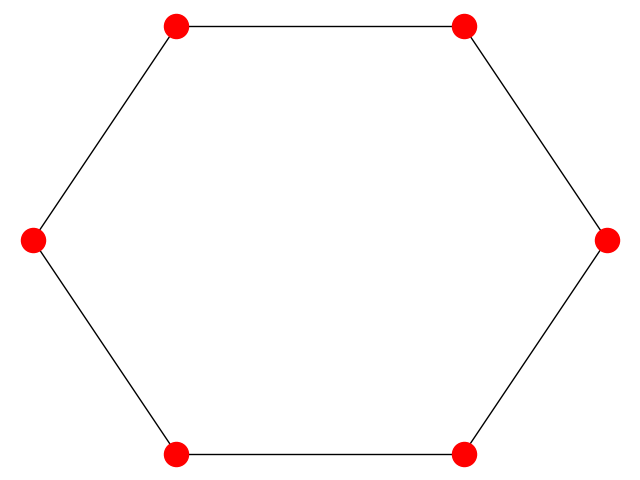

The Python source for this figure:
# https://www.udacity.com/wiki/creating-network-graphs-with-python
# A very, very simple plot

import networkx as nx
import matplotlib.pyplot as plt

def draw_graph(graph):
    # Extract nodes from graph
    nodes = set([n1 for n1, n2 in graph] + [n2 for n1, n2 in graph])

    # Create networkx graph
    G = nx.Graph()

    # Add nodes
    for node in nodes:
        G.add_node(node)

    # Add edges
    for edge in graph:
        G.add_edge(edge[0], edge[1])

    # Draw graph
    pos = nx.shell_layout(G)
    nx.draw(G, pos)

    # Show graph
    plt.show()


# Draw example
graph = [(20, 21),(21, 22),(22, 23), (23, 24),(24, 25), (25, 20)]
draw_graph(graph)
